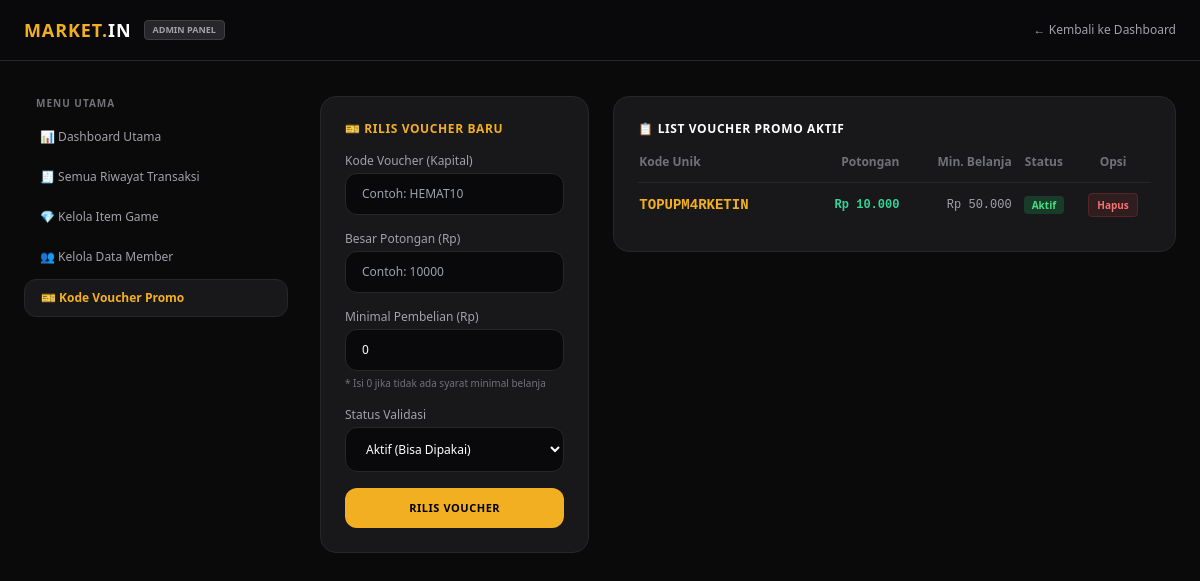
The app's page /admin/kelola-voucher.php (signed in) with its own data.
### tables this page shows
CREATE TABLE `vouchers` (
  `id_voucher` int(10) NOT NULL,
  `kode_voucher` varchar(20) NOT NULL,
  `tipe_potongan` enum('Persen','Nominal') NOT NULL,
  `jumlah_potongan` decimal(10,2) NOT NULL,
  `minimal_pembelian` decimal(10,2) DEFAULT 0.00,
  `kuota` int(5) DEFAULT 0,
  `expired_at` datetime NOT NULL,
  `status` enum('Aktif','Nonaktif') DEFAULT 'Aktif',
  `created_at` timestamp NOT NULL DEFAULT current_timestamp()
);

### admin/kelola-voucher.php (the view, shortened to what this page needs)
<?php
include '../koneksi.php';
$vouchers = mysqli_query($koneksi, "SELECT * FROM vouchers ORDER BY id_voucher DESC");
?>
<!DOCTYPE html>
<html lang="id">
<head>
    <script src="https://cdn.tailwindcss.com"></script>
</head>
<body class="bg-[#0a0a0a] text-white p-6 pt-24">
    <header class="bg-zinc-950 border-b border-zinc-800 px-6 py-4 flex justify-between items-center fixed top-0 left-0 w-full z-50">
        <div class="flex items-center gap-3">
            <span class="text-lg font-bold tracking-wider text-[#f3af22]">MARKET.<span class="text-white">IN</span></span>
            <span class="text-[9px] bg-zinc-800 border border-zinc-700 text-zinc-400 px-2 py-0.5 rounded uppercase font-bold">Admin Panel</span>
        </div>
        <a href="dashboard.php" class="text-xs text-zinc-400 hover:text-[#f3af22] transition">← Kembali ke Dashboard</a>
    </header>
    <div class="max-w-[1300px] mx-auto grid grid-cols-1 lg:grid-cols-4 gap-8">
       <aside class="space-y-1 lg:col-span-1">
    <div class="text-[10px] font-bold text-zinc-500 uppercase tracking-widest px-3 mb-2">Menu Utama</div>
    <a href="dashboard.php" class="block text-zinc-400 hover:bg-zinc-900/50 hover:text-white px-4 py-2.5 rounded-xl text-xs transition">📊 Dashboard Utama</a>
    <a href="semua-transaksi.php" class="block text-zinc-400 hover:bg-zinc-900/50 hover:text-white px-4 py-2.5 rounded-xl text-xs transition">🧾 Semua Riwayat Transaksi</a>
    <a href="kelola-game.php" class="block text-zinc-400 hover:bg-zinc-900/50 hover:text-white px-4 py-2.5 rounded-xl text-xs transition">💎 Kelola Item Game</a>
    <a href="kelola-user.php" class="block text-zinc-400 hover:bg-zinc-900/50 hover:text-white px-4 py-2.5 rounded-xl text-xs transition">👥 Kelola Data Member</a>
    <a href="kelola-voucher.php" class="block bg-zinc-900 text-[#f3af22] border border-zinc-800 px-4 py-2.5 rounded-xl text-xs font-bold">🎫 Kode Voucher Promo</a>
</aside>
        <div class="lg:col-span-3 grid grid-cols-1 md:grid-cols-3 gap-6">
            <div class="bg-zinc-900 border border-zinc-800 p-6 rounded-2xl h-fit">
                <h3 class="text-xs font-bold text-[#f3af22] uppercase tracking-wider mb-4">🎫 Rilis Voucher Baru</h3>
                <form action="" method="POST" class="space-y-4 text-xs">
                    <div>
                        <label class="block text-zinc-400 mb-1">Kode Voucher (Kapital)</label>
                        <input type="text" name="kode_voucher" required class="w-full bg-zinc-950 border border-zinc-800 rounded-xl px-4 py-3 text-white focus:outline-none focus:border-[#f3af22]" placeholder="Contoh: HEMAT10">
                    </div>
                    <div>
                        <label class="block text-zinc-400 mb-1">Besar Potongan (Rp)</label>
                        <input type="number" name="potongan_harga" required class="w-full bg-zinc-950 border border-zinc-800 rounded-xl px-4 py-3 text-white focus:outline-none focus:border-[#f3af22]" placeholder="Contoh: 10000">
                    </div>
                    <div>
                        <label class="block text-zinc-400 mb-1">Minimal Pembelian (Rp)</label>
                        <input type="number" name="minimal_pembelian" required class="w-full bg-zinc-950 border border-zinc-800 rounded-xl px-4 py-3 text-white focus:outline-none focus:border-[#f3af22]" placeholder="Contoh: 50000" value="0">
                        <small class="text-[10px] text-zinc-500 mt-1 block">* Isi 0 jika tidak ada syarat minimal belanja</small>
                    </div>
                    <div>
                        <label class="block text-zinc-400 mb-1">Status Validasi</label>
                        <select name="status" class="w-full bg-zinc-950 border border-zinc-800 rounded-xl px-4 py-3 text-white focus:outline-none">
                            <option value="Aktif">Aktif (Bisa Dipakai)</option>
                        </select>
                    </div>
                    <button type="submit" name="tambah_voucher" class="w-full bg-[#f3af22] text-black font-bold py-3 rounded-xl uppercase tracking-wider text-[11px] transition hover:opacity-90">Rilis Voucher</button>
                </form>
            </div>
            <div class="md:col-span-2 bg-zinc-900 border border-zinc-800 p-6 rounded-2xl h-fit">
                <h3 class="text-xs font-bold text-white uppercase tracking-wider mb-4">📋 List Voucher Promo Aktif</h3>
                <div class="overflow-x-auto">
                    <table class="w-full text-left text-xs text-zinc-300">
                        <thead>
                            <tr class="border-b border-zinc-800 text-zinc-500 font-bold">
                                <th class="pb-3">Kode Unik</th>
                                <th class="pb-3 text-right">Potongan</th>
                                <th class="pb-3 text-right">Min. Belanja</th>
                                <th class="pb-3 text-center">Status</th>
                                <th class="pb-3 text-center">Opsi</th>
                            </tr>
                        </thead>
                        <tbody class="divide-y divide-zinc-800/50">
                            <?php if($vouchers && mysqli_num_rows($vouchers) > 0): ?>
                                <?php while($row = mysqli_fetch_assoc($vouchers)): ?>
                                <tr class="hover:bg-zinc-950/20 transition">
                                    <td class="py-3 font-mono font-bold text-[#f3af22] text-sm"><?= htmlspecialchars($row['kode_voucher']); ?></td>
                                    <td class="py-3 text-right font-bold text-emerald-400 font-mono">Rp <?= number_format($row['jumlah_potongan'], 0, ',', '.'); ?></td>
                                    <td class="py-3 text-right font-medium text-zinc-400 font-mono">Rp <?= number_format($row['minimal_pembelian'], 0, ',', '.'); ?></td>
                                    <td class="py-3 text-center">
                                        <span class="px-2 py-0.5 rounded font-bold text-[10px] <?= $row['status'] == 'Aktif' ? 'bg-green-500/20 text-green-400' : 'bg-zinc-800 text-zinc-500' ?>">
                                            <?= $row['status']; ?>
                                        </span>
                                    </td>
                                    <td class="py-3 text-center">
                                        <a href="?hapus=<?= $row['id_voucher']; ?>" onclick="return confirm('Hapus voucher ini?')" class="bg-red-500/10 text-red-400 border border-red-500/20 px-2 py-1 rounded hover:bg-red-600 hover:text-white transition font-bold text-[10px]">Hapus</a>
                                    </td>
                                </tr>
                                <?php endwhile; ?>
                            <?php else: ?>
                                <tr>
                                    <td colspan="5" class="text-center py-6 text-zinc-600">Belum ada kode voucher promo dibuat.</td>
                                </tr>
                            <?php endif; ?>
                        </tbody>
                    </table>
                </div>
            </div>
        </div>
    </div>
</body>
</html>

### records on screen
vouchers: kode_voucher "TOPUPM4RKETIN", jumlah_potongan "10.000", minimal_pembelian "50.000", status "Aktif"
